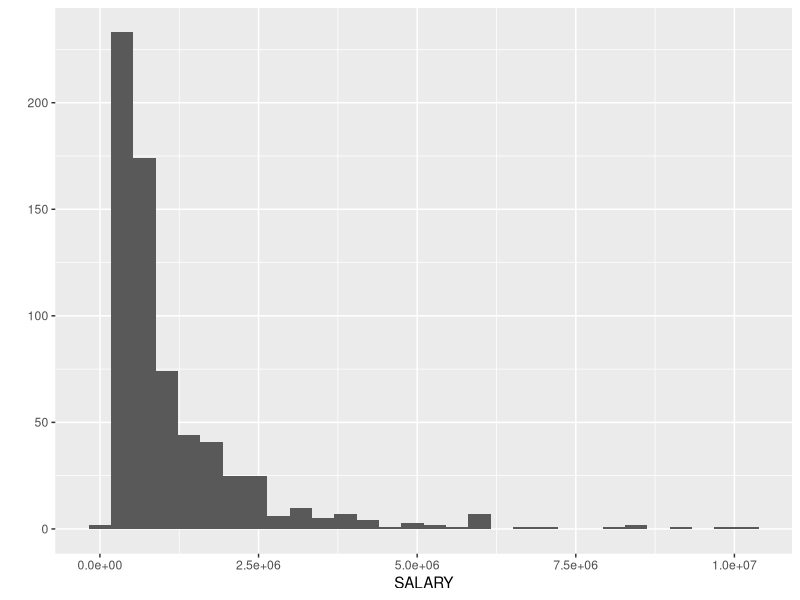

Source code (R):
####################################################
## WHy do some hockey players earn more than others?
####################################################

# We are going to use a regression model to explain
#
# SALARY (annual, in dollars)
#
# by
#
# ??

# Step 1: Load the data
hockeyData <- read.csv("NHL1998-99.csv",header=TRUE,na.strings="-999")

# Step 2: Exploratory data analysis:
# - What do the variables mean?
# - Anything funny going on?
# - 
summary(hockeyData)

# Issue 1: Two Petr Sykora's!
# print all the names, then extract the info for them
hockeyData$PLAYER
# This identifies them as players 708 and 709
hockeyData[c(708,709),]

# Let's look at some data
require(ggplot2)
qplot(SALARY,data=hockeyData)

## Who is the big earner?
#Find the maximum salary
bigsalary <-  max(hockeyData$SALARY,na.rm=TRUE)
bigsalary
#Find the row in the data that has this player
index <- which(hockeyData$SALARY == bigsalary)
index
#Print player info
hockeyData[index,]

## And the small one?
smallsalary <-  min(hockeyData$SALARY,na.rm=TRUE)
index2 <- which(hockeyData$SALARY == smallsalary)
#Print player info
hockeyData[c(index,index2),]

# This makes me think that ... matters

# Issue 2: Missing data
summary(hockeyData)
# The data on 142 players is missing.
# Is this a problem?

# I select only the players for which we have data
hockeyData <- subset(hockeyData,!is.na(hockeyData$SALARY))

# Issue 3: The simplest model.
# points = goals + assists
# Say that you believe that this determines how valuable a player is
model1 <- lm(SALARY~Points,data=hockeyData)
summary(model1)

# Successful model! I want to refine it and include goals and assists as well
# so that I know where the value comes from: scoring or helping to score
model2 <- lm(SALARY~Points+Goals+Assists,data=hockeyData)
summary(model2)

# WHat is going on?
# Note R^2 did not really go up. Let's stick with "points" only.

# Do you think that we can improve on this model?
# I am worried about omitted variables. How about including a dummy for
# somebodies position?
model3 <- lm(SALARY~Points+Position,data=hockeyData)
summary(model3)

# What other variables would you include?
model4 <- lm(SALARY~Points+Position+AGE+Years_EXP,data=hockeyData)
summary(model4)

# What about some unlikely variables:

# what do you expect for left- versus right-handedness: does it matter?
model4 <- lm(SALARY~Points+Position+AGE+Years_EXP,data=hockeyData)

#### HYPOTHESIS TESTING
# Does scoring more goals increase your salary?
# Say that we likethe following model.
model <- lm(SALARY~Goals+Assists+Position+Handed+AGE,data=hockeyData)
summary(model)

# Testing, 1:
# calculation by hand
tval <- 24762/7462
tval

# Test 2: Any values of null hypothesis in the confidence interval?

alpha <- 0.05
lev <- 1-alpha
confint(model, parm = "Goals",level=lev)

# Test 3: Just look at the p-value or t-value! See book, page 135, 136
summary(model)

